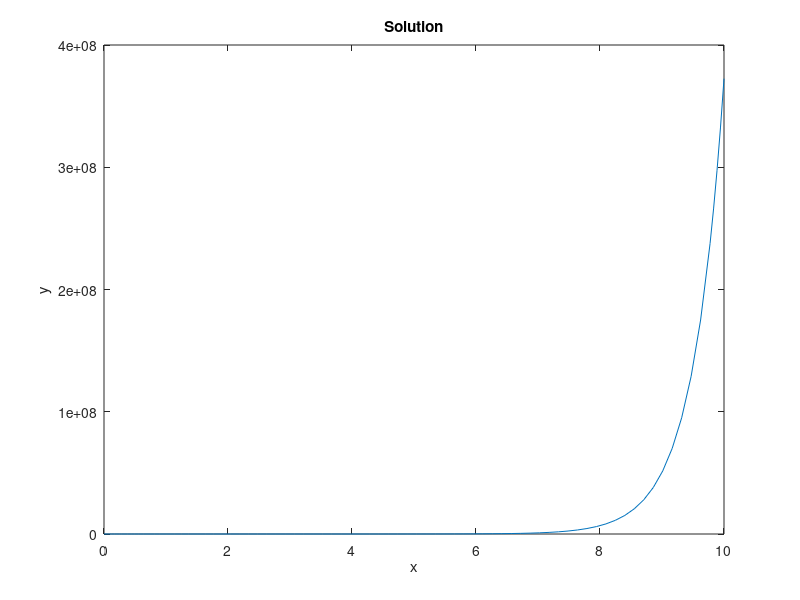

Source code (MATLAB):
clc; clear;

yder2 = @(x, y) [y(2); acos(0) + 2*y(2) - x];
y0 = [0, 1];
rangex = [0, 10];

[x,y] = ode45(yder2, rangex, y0);

plot(x,y(:,1));
xlabel('x');
ylabel('y');
title('Solution');
